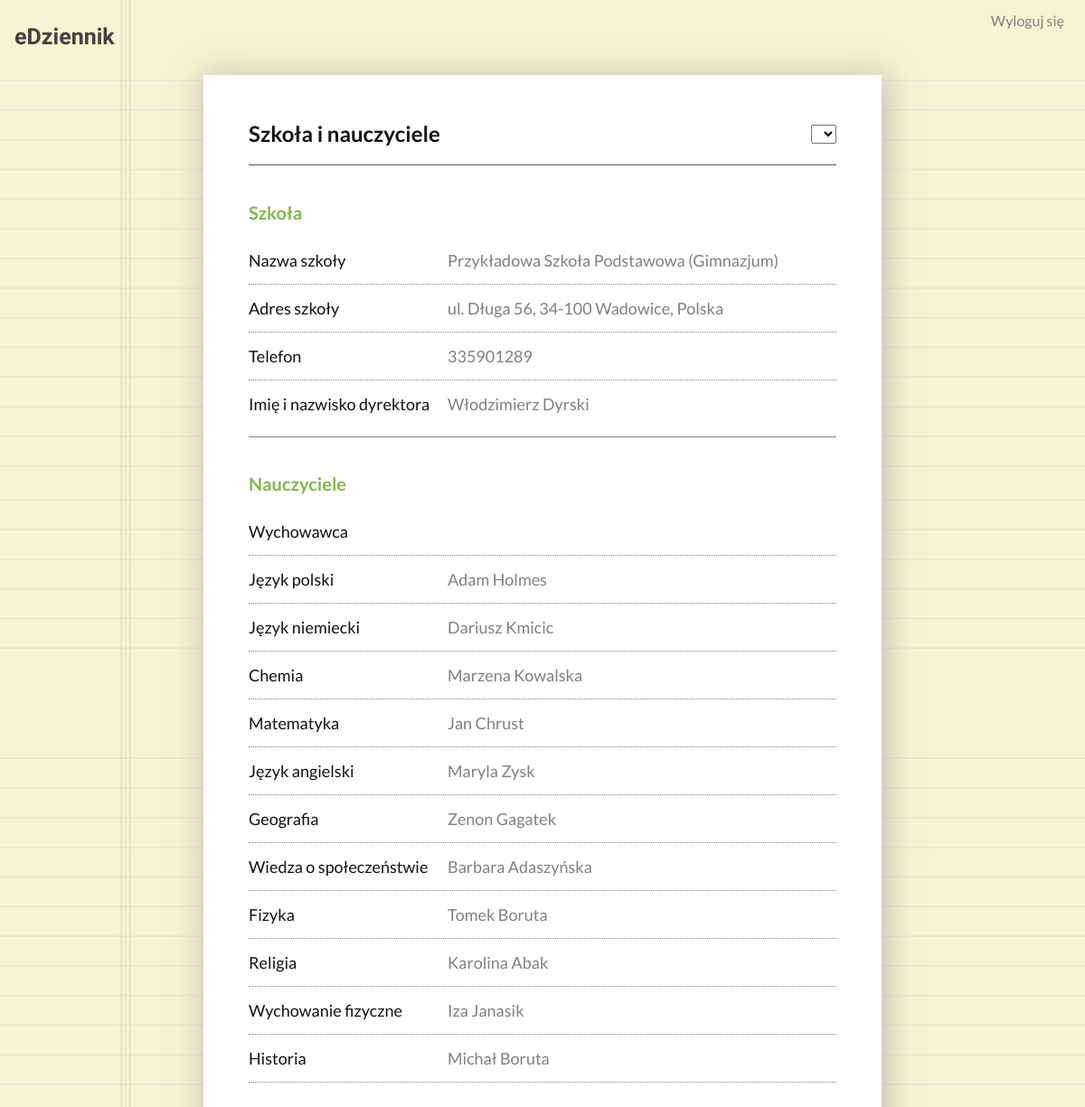
Screenshot of /uczen/szkola.php (signed in) with the database file from the repository.
### tables this page shows
CREATE TABLE `nauczyciele` (
  `id_nauczyciela` int(11) NOT NULL,
  `imie` text NOT NULL,
  `nazwisko` text NOT NULL,
  `PESEL` text NOT NULL,
  `data_ur` date NOT NULL,
  `miejsce_ur` text NOT NULL,
  `miejsce_zam` text NOT NULL,
  `telefon` int(11) NOT NULL,
  `email` text NOT NULL,
  `id_przedmiotu` int(11) NOT NULL,
  `plec` set('k','m') NOT NULL
);

CREATE TABLE `przedmioty` (
  `id_przedmiotu` int(11) NOT NULL,
  `nazwa` text NOT NULL,
  `nazwa_cala` text NOT NULL
);

### uczen/szkola.php (the view, shortened to what this page needs)
<?php
if(!isset($_SESSION['loggedU_id']) && !isset($_SESSION['loggedR_id']))
{
	header('Location: ../index.php');
	exit();
}
else
{
	require_once '../database.php';
	$subjectsQuery = $db -> prepare("SELECT p.nazwa_cala, n.imie, n.nazwisko FROM nauczyciele as n, przedmioty as p WHERE n.id_przedmiotu = p.id_przedmiotu");
	$subjectsQuery -> execute();
	$subjects = $subjectsQuery -> fetchAll();
}
?>
<!DOCTYPE html>
<html lang="pl">
<head>
    <link rel="stylesheet" href="../style.css">
</head>
<body>
	<a href="../dziennik_u.php"><h1 class="powrot" style="">eDziennik</h1></a><div id="logout"><a href="logout.php">Wyloguj się</a></div>
    <div class="container" style="width: 650px; text-align: left;">
        <header class="kafelekH">
			<h2 style="border: none; float:left;">Szkoła i nauczyciele</h2>
			<?php
			if(!isset($_SESSION['loggedR_id']))
			{
				echo '<div id="osoba" style="float:right; font-size: 16px; padding-top:28px;">'. $_SESSION['klasa'] . ' - ' . $_SESSION['imie'] . ' ' . $_SESSION['nazwisko'].'</div>';
			}
			else
			{
				echo '<form method="post" action="" style="float:right;" onchange="this.submit()">';
					echo '<select name="uczen" id="ucz" style="font-size: 16px; margin-top: 25px;">';
					echo '</select>';
				echo '</form>';
			}
			?>
        </header>
		<main>
            <article>
				<?php
				echo '<div class="dane">';
					echo '<h3 style="border:none; padding-bottom:15px; padding-top:20px;"><div class='.'"data" style="color: #82b74b; font-size: 20px;">Szkoła</div></h3>';
					echo '<div class="rek1b"><div class='.'"rek2b"'.'style="float:left">Nazwa szkoły</div><div class="rek3b" style="float:left">'.$_SESSION['nazwa_sz'].'</div> <div style="clear: both;"></div> </div>';
					echo '<div class="rek1b"><div class='.'"rek2b"'.'style="float:left">Adres szkoły</div><div class="rek3b" style="float:left">'.$_SESSION['adres_sz'].'</div> <div style="clear: both;"></div> </div>';
					echo '<div class="rek1b"><div class='.'"rek2b"'.'style="float:left">Telefon</div><div class="rek3b" style="float:left">'.$_SESSION['tel_sz'].'</div> <div style="clear: both;"></div> </div>';
					echo '<div class="rek1b" style="border-bottom:1px solid grey; padding-bottom:25px;"><div class='.'"rek2b"'.'style="float:left">Imię i nazwisko dyrektora</div><div class="rek3b" style="float:left">'.$_SESSION['imie_dyr'].' '.$_SESSION['nazwisko_dyr'].'</div> <div style="clear: both;"></div> </div>';
				echo '</div><br>';
				echo '<div class="dane">';
					echo '<h3 style="border:none; padding-bottom:15px; padding-top:20px;"><div class='.'"data" style="color: #82b74b; font-size: 20px;">Nauczyciele</div></h3>';
					echo '<div class="rek1b"><div class='.'"rek2b"'.'style="float:left">Wychowawca</div><div class="rek3b" style="float:left">'.$_SESSION['imie_wych'].' '.$_SESSION['nazwisko_wych'].'</div> <div style="clear: both;"></div> </div>';
					foreach($subjects as $subject)
					{
						echo '<div class="rek1b"><div class='.'"rek2b"'.'style="float:left">'.$subject["nazwa_cala"].'</div><div class="rek3b" style="float:left">'.$subject["imie"].' '.$subject["nazwisko"].'</div> <div style="clear: both;"></div> </div>';
					}
				echo '</div><br>';
			?>
			</article>
        </main>
	</div>
</body>
</html>

### style.css (style rules this page uses)
body { background-image: url("img/tlo.png"); background-size:100%; font-size: 16px; font-family: 'Lato', sans-serif; color: #111; }
a:link { color: grey; text-decoration: none; }
#logout { float: right; padding-top: 5px; padding-right: 15px; }
header[class="kafelekH"] { padding-bottom: 0px; margin-bottom: 20px; border-bottom: 1px solid #595959; }
h1 { font-family: 'Amita', sans-serif; font-size: 60px; _font-weight: 10; text-align: center; letter-spacing: 0px; margin-top: 0px; margin-bottom: 5px; }
h1[class=powrot] { float: left; font-size: 25px; font-family: 'Amita', sans-serif; color: #424242; padding-left: 8px; padding-top: 18px; margin: 0px; padding-bottom: 0px; }
h3 { border-bottom: 1px dotted grey; padding-bottom: 35px; padding-top: 15px; margin: 0px; font-size: 17px; }
.rek1b { font-size: 18px; border-bottom: 1px dotted grey; padding: 15px 0px; }
.rek2b { width: 220px; }
.rek3b { color: grey; overflow: hidden; width: 430px; }
.container { background-color: white; width: 300px; padding: 30px 50px; padding-bottom: 40px; margin-left: auto; margin-right: auto; margin-top: 28px; -webkit-box-shadow: 3px 3px 30px 5px rgba(150,150,150,0.5); -moz-box-shadow: 3px 3px 30px 5px rgba(150,150,150,0.5); box-shadow: 3px 3px 30px 5px rgba(150,150,150,0.5); text-align: center; }

### rows the page displays
nauczyciele: id_przedmiotu.nazwa_cala "Język polski", imie "Adam", nazwisko "Holmes"
nauczyciele: id_przedmiotu.nazwa_cala "Język niemiecki", imie "Dariusz", nazwisko "Kmicic"
nauczyciele: id_przedmiotu.nazwa_cala "Chemia", imie "Marzena", nazwisko "Kowalska"
nauczyciele: id_przedmiotu.nazwa_cala "Matematyka", imie "Jan", nazwisko "Chrust"
nauczyciele: id_przedmiotu.nazwa_cala "Język angielski", imie "Maryla", nazwisko "Zysk"
nauczyciele: id_przedmiotu.nazwa_cala "Geografia", imie "Zenon", nazwisko "Gagatek"
nauczyciele: id_przedmiotu.nazwa_cala "Wiedza o społeczeństwie", imie "Barbara", nazwisko "Adaszyńska"
nauczyciele: id_przedmiotu.nazwa_cala "Fizyka", imie "Tomek", nazwisko "Boruta"
nauczyciele: id_przedmiotu.nazwa_cala "Religia", imie "Karolina", nazwisko "Abak"
nauczyciele: id_przedmiotu.nazwa_cala "Wychowanie fizyczne", imie "Iza", nazwisko "Janasik"
nauczyciele: id_przedmiotu.nazwa_cala "Historia", imie "Michał", nazwisko "Boruta"

### other values shown
$_SESSION['nazwa_sz'] "Przykładowa Szkoła Podstawowa (Gimnazjum)"
$_SESSION['adres_sz'] "ul. Długa 56, 34-100 Wadowice, Polska"
$_SESSION['tel_sz'] "335901289"
$_SESSION['imie_dyr'] "Włodzimierz"
$_SESSION['nazwisko_dyr'] "Dyrski"
